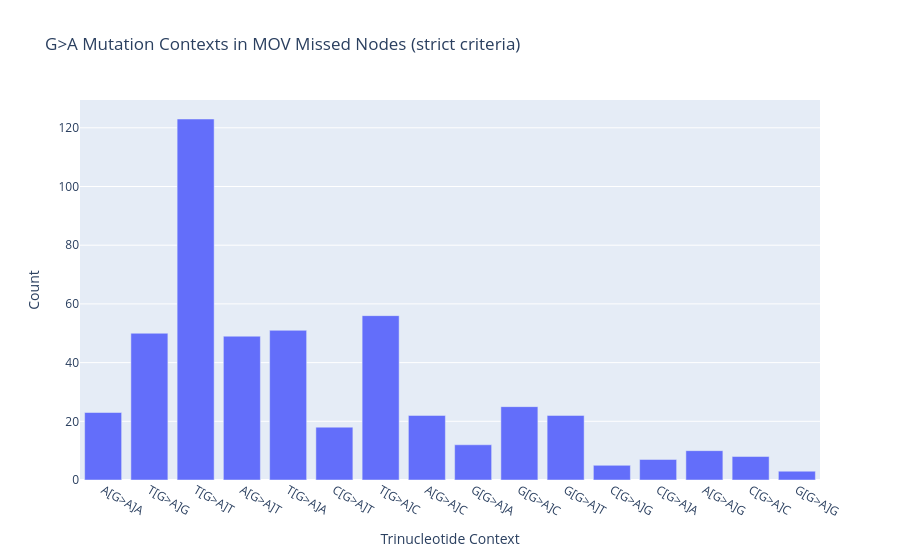

Here is the notebook cell this chart was saved with:
### Code cell
#Plot G>A contexts for nodes missed by the srict threshold (LLR>3 and sum_context>2) and captured by the relaxed threshold (LLR>3 and sum_context>1))
order = [
    'A[G>A]A', 'T[G>A]G', 'T[G>A]T', 'A[G>A]T',
    'T[G>A]A', 'C[G>A]T', 'T[G>A]C', 'A[G>A]C',
    'G[G>A]A', 'G[G>A]C', 'G[G>A]T', 'C[G>A]G',
    'C[G>A]A', 'A[G>A]G', 'C[G>A]C', 'G[G>A]G'
]   
# Convert to dataframe
ga_df = pd.DataFrame(ga_counter.items(), columns=['Mutational_Context', 'Count'])
ga_df['Mutational_Context'] = pd.Categorical(ga_df['Mutational_Context'], categories=order, ordered=True)
ordered = ga_df.sort_values('Mutational_Context')

fig = px.bar(x=list(ordered['Mutational_Context']), y=list(ordered['Count']),
             title='G>A Mutation Contexts in MOV Missed Nodes (strict criteria)')
fig.update_layout(xaxis_title='Trinucleotide Context', yaxis_title='Count')
fig.show()

### Figure 1 — Plotly figure (JSON) as saved in the notebook; plotly's stock layout.template omitted (floating-point values rounded to 4 significant figures)
{"data": [{"hovertemplate": "x=%{x}<br>y=%{y}<extra></extra>", "legendgroup": "", "marker": {"color": "#636efa", "pattern": {"shape": ""}}, "name": "", "orientation": "v", "showlegend": false, "textposition": "auto", "type": "bar", "x": ["A[G>A]A", "T[G>A]G", "T[G>A]T", "A[G>A]T", "T[G>A]A", "C[G>A]T", "T[G>A]C", "A[G>A]C", "G[G>A]A", "G[G>A]C", "G[G>A]T", "C[G>A]G", "C[G>A]A", "A[G>A]G", "C[G>A]C", "G[G>A]G"], "xaxis": "x", "y": [23, 50, 123, 49, 51, 18, 56, 22, 12, 25, 22, 5, 7, 10, 8, 3], "yaxis": "y"}], "layout": {"barmode": "relative", "legend": {"tracegroupgap": 0}, "title": {"text": "G>A Mutation Contexts in MOV Missed Nodes (strict criteria)"}, "xaxis": {"anchor": "y", "domain": [0, 1], "title": {"text": "Trinucleotide Context"}}, "yaxis": {"anchor": "x", "domain": [0, 1], "title": {"text": "Count"}}}}
